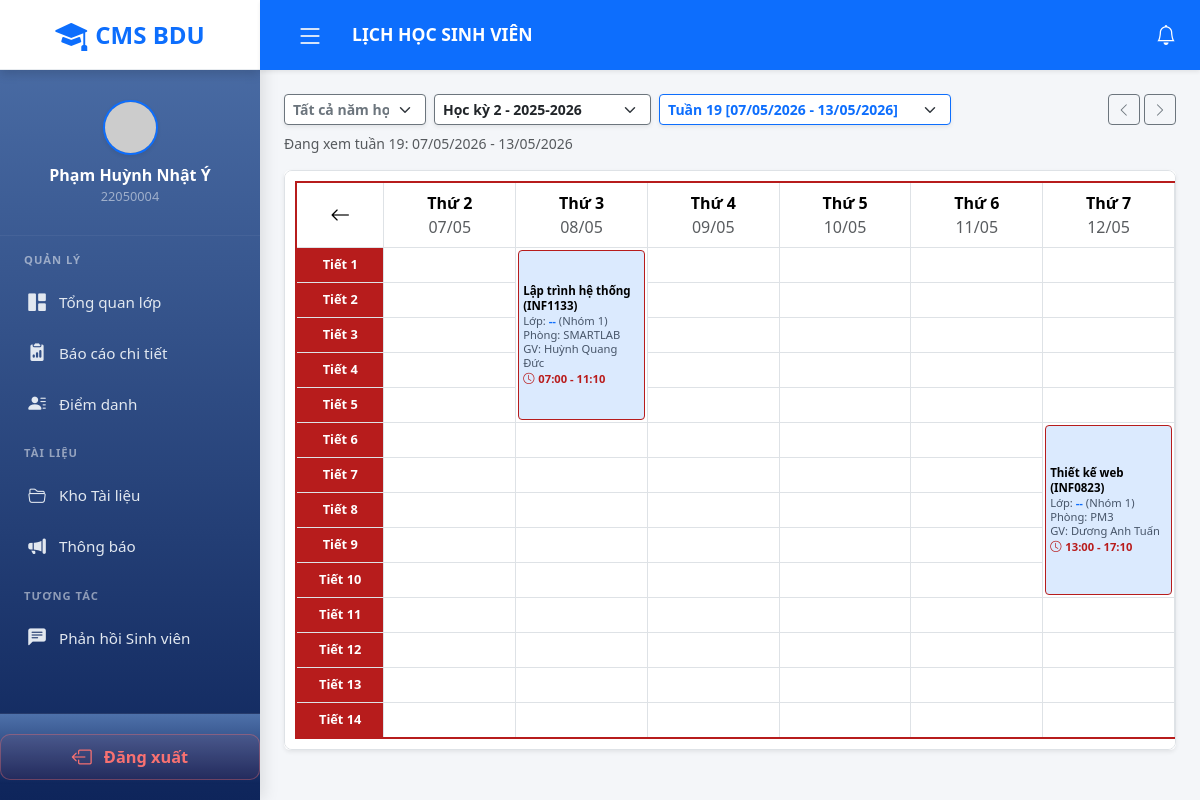
Screenshot of /views/student/schedule.php (signed in) with the database file from the repository.
### tables this page shows
CREATE TABLE `users` (
  `id` int(11) NOT NULL AUTO_INCREMENT,
  `username` varchar(50) DEFAULT NULL,
  `password` varchar(255) DEFAULT NULL,
  `full_name` varchar(100) DEFAULT NULL,
  `email` varchar(100) NOT NULL,
  `google_id` varchar(255) DEFAULT NULL,
  `role` enum('student','bcs','teacher','support_admin','admin') DEFAULT 'student',
  `secondary_role` enum('student','bcs','teacher','admin') DEFAULT NULL,
  `is_active` tinyint(1) DEFAULT 1 COMMENT '1: Hoạt động, 0: Bị khóa',
  `position` varchar(100) DEFAULT NULL COMMENT 'Chức vụ (BCS): Lớp trưởng, Lớp phó',
  `academic_title` varchar(50) DEFAULT NULL COMMENT 'Học hàm/học vị: GS, PGS, TS, ThS, CN...',
  `avatar` varchar(255) DEFAULT NULL,
  `birth_date` date DEFAULT NULL,
  `phone_number` varchar(20) DEFAULT NULL,
  `address` varchar(255) DEFAULT NULL,
  `created_at` timestamp NOT NULL DEFAULT current_timestamp(),
  PRIMARY KEY (`id`),
  UNIQUE KEY `email` (`email`)
);

CREATE TABLE `semesters` (
  `id` int(11) NOT NULL AUTO_INCREMENT,
  `semester_name` varchar(20) DEFAULT NULL,
  `academic_year` varchar(20) DEFAULT NULL,
  `start_date` date DEFAULT NULL,
  `end_date` date DEFAULT NULL,
  PRIMARY KEY (`id`)
);

CREATE TABLE `class_subject_groups` (
  `id` int(11) NOT NULL AUTO_INCREMENT,
  `class_subject_id` int(11) NOT NULL,
  `group_code` varchar(10) NOT NULL,
  `room` varchar(50) DEFAULT NULL,
  `day_of_week` int(11) DEFAULT NULL,
  `start_period` int(11) DEFAULT NULL,
  `end_period` int(11) DEFAULT NULL,
  `sub_teacher_id` int(11) DEFAULT NULL,
  `main_teacher_id` int(11) DEFAULT NULL,
  `is_extra` tinyint(1) DEFAULT 0 COMMENT '1: Học bù, 0: Chính khóa',
  `extra_date` date DEFAULT NULL,
  `note` varchar(255) DEFAULT NULL,
  PRIMARY KEY (`id`),
  KEY `class_subject_id` (`class_subject_id`),
  KEY `sub_teacher_id` (`sub_teacher_id`),
  CONSTRAINT `class_subject_groups_ibfk_1` FOREIGN KEY (`class_subject_id`) REFERENCES `class_subjects` (`id`) ON DELETE CASCADE,
  CONSTRAINT `class_subject_groups_ibfk_2` FOREIGN KEY (`sub_teacher_id`) REFERENCES `users` (`id`) ON DELETE SET NULL
);

CREATE TABLE `subjects` (
  `id` int(11) NOT NULL AUTO_INCREMENT,
  `subject_code` varchar(20) NOT NULL,
  `subject_name` varchar(100) NOT NULL,
  `credits` int(11) NOT NULL,
  `year_level` int(11) DEFAULT NULL,
  `semester` varchar(10) DEFAULT NULL,
  `academic_year` varchar(20) DEFAULT NULL,
  `prerequisite_id` int(11) DEFAULT NULL,
  `is_active` tinyint(1) DEFAULT 1,
  `open_date` date DEFAULT NULL,
  `close_date` date DEFAULT NULL,
  `created_at` timestamp NOT NULL DEFAULT current_timestamp(),
  PRIMARY KEY (`id`),
  UNIQUE KEY `subject_code` (`subject_code`),
  KEY `prerequisite_id` (`prerequisite_id`),
  CONSTRAINT `subjects_ibfk_1` FOREIGN KEY (`prerequisite_id`) REFERENCES `subjects` (`id`) ON DELETE SET NULL
);

### views/student/schedule.php (the view, shortened to what the rows shown need)
<?php
require_once __DIR__ . '/../../config/config.php';
require_once __DIR__ . '/../../config/session.php';
require_once __DIR__ . '/../../config/helpers.php';
$userId = (int)($_SESSION['user_id'] ?? 0);
$extraCss = ['layout.css', 'student/student-layout.css', 'student/schedule.css'];
$semesters = db_fetch_all(
    "SELECT id, semester_name, academic_year, start_date, end_date
     FROM semesters
     ORDER BY academic_year DESC,
              FIELD(UPPER(semester_name), 'HK1', '1', 'HK2', '2', 'HK3', '3'),
              start_date DESC"
);
$selectedYear = trim((string)($_GET['year'] ?? ''));
$selectedSemesterId = (int)($_GET['semester_id'] ?? 0);
$filteredSemesters = $semesters;
$currentSemester = null;
$today = date('Y-m-d');
foreach ($filteredSemesters as $sem) {
    $start = $sem['start_date'] ?? '';
    $end = $sem['end_date'] ?? '';
    if ($start !== '' && $end !== '' && $today >= $start && $today <= $end) {
        $currentSemester = $sem;
        break;
    }
}
if ($selectedSemesterId <= 0 && $currentSemester) {
    $selectedSemesterId = (int)($currentSemester['id'] ?? 0);
}
$selectedSemester = null;
foreach ($filteredSemesters as $sem) {
    if ((int)$sem['id'] === $selectedSemesterId) {
        $selectedSemester = $sem;
        break;
    }
}
$semesterStartTs = strtotime((string)($selectedSemester['start_date'] ?? '')) ?: strtotime(date('Y-m-d'));
$semesterEndTs = strtotime((string)($selectedSemester['end_date'] ?? '')) ?: $semesterStartTs;
$semesterWeeks = max(1, (int)floor((($semesterEndTs - $semesterStartTs) / 86400) / 7) + 1);
$currentWeek = (int)floor((strtotime(date('Y-m-d')) - $semesterStartTs) / (7 * 86400)) + 1;
$selectedWeek = (int)($_GET['week'] ?? $currentWeek);
$weekStartTs = $semesterStartTs + (($selectedWeek - 1) * 7 * 86400);
$weekEndTs = $weekStartTs + (6 * 86400);
$weekStartYmd = date('Y-m-d', $weekStartTs);
$weekEndYmd = date('Y-m-d', $weekEndTs);
$weekStartText = date('d/m/Y', $weekStartTs);
$weekEndText = date('d/m/Y', $weekEndTs);
$scheduleData = [];
if ($selectedSemesterId > 0) {
    $scheduleData = db_fetch_all(
        "SELECT csg.day_of_week, csg.start_period, csg.end_period, csg.room,
                csg.group_code, s.subject_name, s.subject_code,
                COALESCE(st.full_name, t.full_name) AS teacher_name,
                cs.start_date, cs.end_date
         FROM student_subject_registration ssr
         JOIN class_subject_groups csg ON ssr.class_subject_group_id = csg.id
         JOIN class_subjects cs ON csg.class_subject_id = cs.id
         JOIN subjects s ON cs.subject_id = s.id
         LEFT JOIN users t ON cs.teacher_id = t.id
         LEFT JOIN users st ON csg.sub_teacher_id = st.id
         WHERE ssr.student_id = ?
           AND ssr.status = 'Đang học'
           AND cs.semester_id = ?
           AND (cs.start_date IS NULL OR cs.start_date <= ?)
           AND (cs.end_date IS NULL OR cs.end_date >= ?)
         ORDER BY csg.day_of_week, csg.start_period",
        [$userId, $selectedSemesterId, $weekEndYmd, $weekStartYmd]
    );
}
$scheduleByStart = [];
foreach ($scheduleData as $item) {
    $day = (int)($item['day_of_week'] ?? 0);
    $start = (int)($item['start_period'] ?? 0);
    if (!isset($scheduleByStart[$day])) {
        $scheduleByStart[$day] = [];
    }
    if (!isset($scheduleByStart[$day][$start])) {
        $scheduleByStart[$day][$start] = [];
    }
    $scheduleByStart[$day][$start][] = $item;
}
$dayDates = [];
for ($i = 0; $i < 7; $i++) {
    $dayDates[$i] = date('d/m', $weekStartTs + ($i * 86400));
}
function periodTimeRange(int $startPeriod, int $endPeriod): string {
    $slots = [
        1 => ['07:00', '07:45'],
        2 => ['07:50', '08:35'],
        3 => ['08:40', '09:25'],
        4 => ['09:35', '10:20'],
        5 => ['10:25', '11:10'],
        6 => ['13:00', '13:45'],
        7 => ['13:50', '14:35'],
        8 => ['14:40', '15:25'],
        9 => ['15:35', '16:20'],
        10 => ['16:25', '17:10'],
        11 => ['17:30', '18:15'],
        12 => ['18:20', '19:05'],
        13 => ['19:10', '19:55'],
        14 => ['20:00', '20:45']
    ];
    return $slots[$startPeriod][0] . ' - ' . $slots[$endPeriod][1];
}
?>
<!DOCTYPE html>
<html lang="vi">
<head>
    <link href="https://cdn.jsdelivr.net/npm/bootstrap@5.3.0/dist/css/bootstrap.min.css" rel="stylesheet">
    <link href="https://cdn.jsdelivr.net/npm/bootstrap-icons@1.10.5/font/bootstrap-icons.css" rel="stylesheet">
    <link rel="stylesheet" href="../../public/css/style.css">
    <?php foreach ($extraCss as $css): ?>
        <link rel="stylesheet" href="../../public/css/<?= e($css) ?>">
    <?php endforeach; ?>
</head>
<body class="dashboard-body">
<?php include_once __DIR__ . '/../../layouts/sidebar.php'; ?>
<div class="main-content" id="mainContent">
    <div class="p-4">
        <div class="filter-section mb-3">
            <form method="get" class="row g-2 align-items-center">
                <div class="col-12 col-md-3 col-lg-2">
                </div>
                <div class="col-12 col-md-4 col-lg-3">
                </div>
                <div class="col-12 col-md-5 col-lg-4">
                    <select class="form-select form-select-sm fw-bold text-primary shadow-sm border-primary" name="week" id="weekSelect" onchange="this.form.submit()">
                        <?php for ($week = 1; $week <= $semesterWeeks; $week++):
                            $start = $semesterStartTs + (($week - 1) * 7 * 86400);
                            $end = $start + (6 * 86400);
                        ?>
                            <option value="<?= $week ?>" <?= $week === $selectedWeek ? 'selected' : '' ?>>
                                Tuần <?= $week ?> [<?= date('d/m/Y', $start) ?> - <?= date('d/m/Y', $end) ?>]
                            </option>
                        <?php endfor; ?>
                    </select>
                </div>
                <div class="col-12 col-md-3 col-lg-3 text-md-end">
                    <?php $prevWeek = max(1, $selectedWeek - 1); $nextWeek = min($semesterWeeks, $selectedWeek + 1); ?>
                </div>
            </form>
            <div class="small text-muted mt-2">Đang xem tuần <?= $selectedWeek ?>: <?= e($weekStartText) ?> - <?= e($weekEndText) ?></div>
        </div>
        <div class="card shadow-sm border-0">
            <div class="card-body p-0">
                <div class="schedule-wrapper">
                    <table class="table master-schedule-table mb-0">
                        <thead>
                            <tr>
                                <th style="width:80px;">
                                    <a class="week-nav-btn" href="?year=<?= e($selectedYear) ?>&semester_id=<?= (int)$selectedSemesterId ?>&week=<?= $prevWeek ?>" title="Tuần trước">
                                        <i class="bi bi-arrow-left fs-5"></i>
                                    </a>
                                </th>
                                <th>Thứ 2<br><span class="fw-normal text-muted"><?= e($dayDates[0]) ?></span></th>
                                <th>Thứ 3<br><span class="fw-normal text-muted"><?= e($dayDates[1]) ?></span></th>
                                <th>Thứ 4<br><span class="fw-normal text-muted"><?= e($dayDates[2]) ?></span></th>
                                <th>Thứ 5<br><span class="fw-normal text-muted"><?= e($dayDates[3]) ?></span></th>
                                <th>Thứ 6<br><span class="fw-normal text-muted"><?= e($dayDates[4]) ?></span></th>
                                <th>Thứ 7<br><span class="fw-normal text-muted"><?= e($dayDates[5]) ?></span></th>
                            </tr>
                        </thead>
                        <tbody>
                            <?php
                            $rowspanTracker = [2 => 0, 3 => 0, 4 => 0, 5 => 0, 6 => 0, 7 => 0, 8 => 0];
                            for ($period = 1; $period <= 14; $period++):
                            ?>
                            <tr>
                                <td class="edge-col">Tiết <?= $period ?></td>
                                <?php for ($day = 2; $day <= 8; $day++): ?>
                                    <?php
                                    if ($rowspanTracker[$day] > 0) {
                                        $rowspanTracker[$day]--;
                                        continue;
                                    }
                                    $slotItems = $scheduleByStart[$day][$period] ?? [];
                                    if (empty($slotItems)) {
                                        echo '<td class="master-cell align-middle p-1"></td>';
                                        continue;
                                    }
                                    $item = $slotItems[0];
                                    $start = (int)($item['start_period'] ?? $period);
                                    $end = (int)($item['end_period'] ?? $period);
                                    $rowspan = max(1, min(14, $end) - $start + 1);
                                    $rowspanTracker[$day] = $rowspan - 1;
                                    $timeRange = periodTimeRange($start, $end);
                                    $groupCode = (string)($item['group_code'] ?? 'N1');
                                    $groupLabel = ($groupCode === 'N1') ? 'Nhóm 1' : $groupCode;
                                    ?>
                                    <td class="master-cell align-middle p-1" rowspan="<?= $rowspan ?>">
                                        <div class="subject-block">
                                            <div class="subject-title"><?= e($item['subject_name'] ?? 'Môn học') ?><?= !empty($item['subject_code']) ? (' (' . e($item['subject_code']) . ')') : '' ?></div>
                                            <div class="subject-meta">Lớp: <b class="text-primary"><?= e($item['class_name'] ?? '--') ?></b> (<?= e($groupLabel) ?>)</div>
                                            <div class="subject-meta">Phòng: <?= e($item['room'] ?: '--') ?></div>
                                            <div class="subject-meta">GV: <?= e($item['teacher_name'] ?: 'Chưa phân công') ?></div>
                                            <?php if ($timeRange !== ''): ?>
                                                <div class="subject-room"><i class="bi bi-clock me-1"></i><?= e($timeRange) ?></div>
                                            <?php endif; ?>
                                        </div>
                                    </td>
                                <?php endfor; ?>
                            </tr>
                            <?php endfor; ?>
                        </tbody>
                    </table>
                </div>
            </div>
        </div>
    </div>
</div>
</body>
</html>

### layouts/sidebar.php (shortened to what the rows shown need)
<?php
$currentUser = getCurrentUser();
$role = $currentUser['role'];
$userInfo = db_fetch_one("SELECT * FROM users WHERE id = ?", [$currentUser['id']]);
?>
<div class="sidebar" id="sidebar">
    <div class="profile-container text-center flex-shrink-0">
        <a href="<?= getProfileUrl($role) ?>" class="profile-trigger" title="Xem hồ sơ cá nhân">
            <div class="hide-on-collapse">
                <div class="text-white fw-bold fs-6"><?= e($userInfo['full_name'] ?? '') ?></div>
                <div class="text-white-50 small mb-1" style="font-size: 0.8rem;">
                    <?php if ($role === 'student' || $role === 'bcs'): ?>
                        <?= e($userInfo['username'] ?? '') ?>
                    <?php else: ?>
                        <?= e($userInfo['email'] ?? '') ?>
                    <?php endif; ?>
                </div>
            </div>
        </a>
    </div>
</div>

### rows the page displays
users: full_name "Phạm Huỳnh Nhật Ý", username "22050004"
semesters: week "Tuần 19 [07/05/2026 - 13/05/2026]", start_date "19"
class_subject_groups: subjects.subject_name "Lập trình hệ thống", subjects.subject_code "INF1133", class_name "--", group_code "Nhóm 1", room "SMARTLAB", teacher_name "Huỳnh Quang Đức", timeRange "07:00 - 11:10"
class_subject_groups: subjects.subject_name "Thiết kế web", subjects.subject_code "INF0823", class_name "--", group_code "Nhóm 1", room "PM3", teacher_name "Dương Anh Tuấn", timeRange "13:00 - 17:10"

### other values shown
$dayDates[0] "07/05"
$dayDates[1] "08/05"
$dayDates[2] "09/05"
$dayDates[3] "10/05"
$dayDates[4] "11/05"
$dayDates[5] "12/05"
form field semester_id "Học kỳ 2 - 2025-2026"
